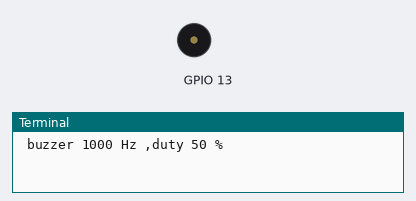
A program run on a simulated Raspberry Pi (BCM pin numbers). On the bench: buzzer (waves = sounding), the last lines printed to the terminal. At 15.0 s the program stops and its outputs stay as they are.

Above: at 0.1 s.
At 5.1 s:
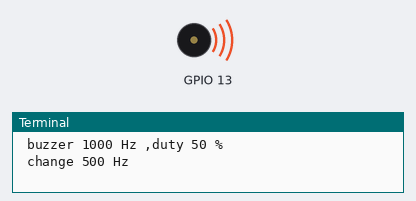
Timing chart, 0 to 16.5 s (numbered marks = the images above):
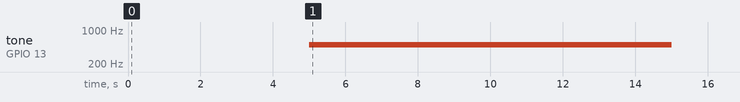

Measured:
- by itself, tone on GPIO 13: silent → 500 Hz at 5.0 s, → silent 10.0 s later

The program:

rpi_bp_pwm_bz1a_1.py
```python
#!/usr/bin/env python

import RPi.GPIO as GPIO
import time

def tone_init(bz):
  GPIO.setup(bz, GPIO.OUT) # set GPIO bz output
  buzzer = GPIO.PWM(bz, 1000) # set bz 1000 Hz
  return buzzer

if __name__ == ("__main__") :
  #start
  GPIO.setmode(GPIO.BCM) # use GPIO Number

  BZ1 = 13 # BZ1 --> GPIO13
  tone1=tone_init(BZ1)

  tone1.start(50)
  print(" buzzer 1000 Hz ,duty 50 %")
  time.sleep(5)

  tone1.ChangeFrequency(500) # change frequency 500 Hz
  print(" change 500 Hz ")
  time.sleep(5)

  tone1.ChangeDutyCycle(10) # change duty cycle 10 %
  print(" duty 10 % ")
  time.sleep(5)

  tone1.stop() # stop tone
  GPIO.cleanup()
```
